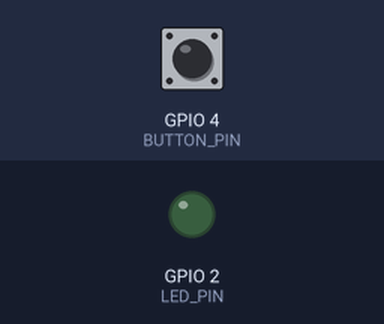
A sketch run on a simulated ESP32. On the bench: output pins drawn as LEDs (lit = HIGH). The inputs (shaded band) are chosen by the test bench; at power-on: GPIO 4 (BUTTON_PIN) HIGH. What the sketch prints to the serial monitor is not drawn.

Above: at 2.2 s.
2.3 s: GPIO 4 (BUTTON_PIN) pulled LOW for 0.15 s
At 3.2 s:
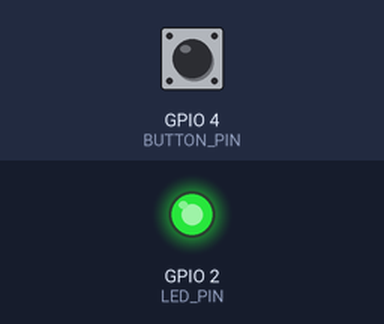
3.9 s: GPIO 4 (BUTTON_PIN) pulled LOW for 1 s
At 4.4 s:
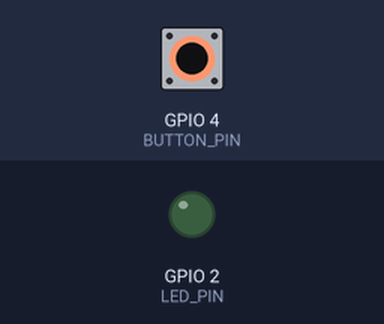
6.4 s: GPIO 4 (BUTTON_PIN) pulled LOW for 3.2 s
At 7.5 s:
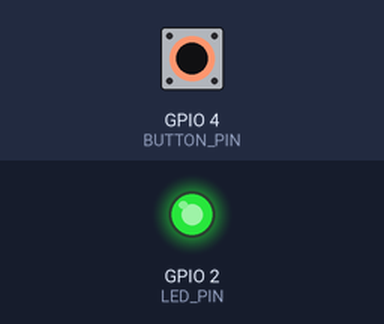
Timing chart, 0 to 9.4 s (numbered marks = the images above; inputs shaded):
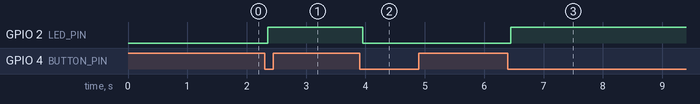

Measured:
- after the input at 2.3 s, GPIO 2 (LED_PIN): LOW → HIGH after 0.05 s
- after the input at 3.9 s, GPIO 2 (LED_PIN): HIGH → LOW after 0.05 s
- after the input at 6.4 s, GPIO 2 (LED_PIN): LOW → HIGH after 0.05 s

The sketch:

sketch.ino
```cpp
/*
 * LESSON 19: Cross-Platform Comparison — Same Task, Four Ways
 * Board: ESP32 DevKit C V4 (runs here, but explained for all platforms)
 *
 * ============================================================
 * THE TASK: Button → Debounce → Toggle LED → Print Count
 * ============================================================
 *
 * Simple enough to implement on any MCU, complex enough to reveal
 * how each platform approaches the same fundamental operations:
 *   1. Configure GPIO (input + output)
 *   2. Debounce a button
 *   3. Toggle an LED
 *   4. Count presses and print via serial
 *
 * This code RUNS on ESP32. Comments show exactly how you'd do it
 * on STM32, AVR, and RP2040 (Pico).
 *
 * ============================================================
 * PLATFORM OVERVIEW
 * ============================================================
 *
 * Feature         | AVR (Uno)      | ESP32           | STM32 (C031C6)  | RP2040 (Pico)
 * ────────────────|────────────────|─────────────────|─────────────────|──────────────
 * Architecture    | 8-bit AVR      | 32-bit Xtensa   | 32-bit Cortex-M | 32-bit Cortex-M
 * Clock           | 16MHz          | 240MHz          | 48MHz           | 125MHz
 * Flash           | 32KB           | 4MB (external)  | 32KB            | 2MB (external)
 * RAM             | 2KB            | 520KB           | 12KB            | 264KB
 * Cores           | 1              | 2               | 1               | 2
 * GPIO voltage    | 5V             | 3.3V            | 3.3V (some 5V)  | 3.3V
 * Cost            | ~$3            | ~$3             | ~$2             | ~$0.70
 * WiFi/BT         | No             | Yes             | No              | No (Pico W: yes)
 * ────────────────────────────────────────────────────────────────────
 */

// ═══════════════════════════════════════════════════════════
// PIN DEFINITIONS
// ═══════════════════════════════════════════════════════════

const int LED_PIN    = 2;    // Built-in LED on ESP32 DevKit
const int BUTTON_PIN = 4;    // External button

/*
 * PIN DEFINITIONS ON OTHER PLATFORMS:
 *
 * AVR (Arduino Uno):
 *   const int LED_PIN    = 13;   // PB5, built-in LED
 *   const int BUTTON_PIN = 2;    // PD2 (also INT0 for interrupts)
 *   // Pin numbers map to port/bit: pin 13 = PORTB bit 5
 *   // This mapping is fixed in hardware (no GPIO matrix)
 *
 * STM32 (Nucleo C031C6):
 *   const int LED_PIN    = PA5;  // Built-in LED (D13 equivalent)
 *   const int BUTTON_PIN = PC13; // Built-in user button (active LOW)
 *   // STM32duino uses PAx, PBx, PCx naming
 *   // Under HAL: GPIOA pin 5, GPIOC pin 13
 *
 * RP2040 (Pico):
 *   const int LED_PIN    = 25;   // Built-in LED (GP25)
 *   const int BUTTON_PIN = 15;   // Any GPIO, e.g., GP15
 *   // Pico uses GP0-GP29, simple numbering
 */

// ═══════════════════════════════════════════════════════════
// GLOBAL STATE
// ═══════════════════════════════════════════════════════════

volatile bool ledState = false;
volatile uint32_t pressCount = 0;

// Debounce variables
unsigned long lastDebounceTime = 0;
const unsigned long DEBOUNCE_MS = 50;
bool lastButtonState = HIGH;
bool buttonState = HIGH;

/*
 * VOLATILE KEYWORD — why and when:
 *
 * 'volatile' tells the compiler: "Don't optimise reads/writes to this
 * variable — its value can change outside normal program flow."
 *
 * Required when:
 *   - Variable is modified in an ISR and read in loop()
 *   - Variable is shared between cores (RP2040/ESP32)
 *   - Variable is mapped to a hardware register
 *
 * Without volatile, the compiler might:
 *   - Cache the value in a CPU register and never re-read from RAM
 *   - Reorder reads/writes for "optimisation"
 *   - Eliminate "redundant" reads (it doesn't know the ISR changes it)
 *
 * Platform nuances:
 *   AVR: volatile is sufficient (8-bit, single core, no cache)
 *   ESP32: volatile alone is NOT enough for multi-core!
 *          Use atomic operations or FreeRTOS mutexes.
 *   STM32: volatile works for ISR↔main, but for DMA buffers
 *          you also need cache management on Cortex-M7 (SCB_CleanDCache).
 *   RP2040: volatile works for ISR↔main on same core.
 *           For cross-core: use hardware spinlocks or mutexes.
 */

// ═══════════════════════════════════════════════════════════
// SETUP
// ═══════════════════════════════════════════════════════════

void setup() {
  // ── Serial Initialisation ──
  Serial.begin(115200);
  delay(1000);

  Serial.println("Lesson 19: Cross-Platform Comparison");
  Serial.println("Press the button to toggle the LED");
  Serial.println();

  /*
   * SERIAL INIT ACROSS PLATFORMS:
   *
   * ESP32 (Arduino):
   *   Serial.begin(115200);
   *   // Uses UART0 by default. ESP32 has 3 UARTs.
   *   // Can remap to any pins: Serial.begin(115200, SERIAL_8N1, RX, TX);
   *   // USB CDC also available on ESP32-S2/S3 (native USB)
   *
   * AVR (Arduino Uno):
   *   Serial.begin(115200);
   *   // Uses UART0 (pins 0/1). Only 1 UART on ATmega328P.
   *   // 115200 at 16MHz has 2.1% baud rate error (acceptable).
   *   // Max practical: ~1Mbps. No DMA — every byte causes an interrupt.
   *
   * STM32 (STM32duino):
   *   Serial.begin(115200);
   *   // On Nucleo: Serial = USB CDC (virtual COM via ST-Link)
   *   // Serial1, Serial2 = USART1, USART2 on real pins
   *   // STM32 UART has DMA support — can send/receive without CPU
   *
   *   // HAL version:
   *   // UART_HandleTypeDef huart2;
   *   // huart2.Instance = USART2;
   *   // huart2.Init.BaudRate = 115200;
   *   // huart2.Init.WordLength = UART_WORDLENGTH_8B;
   *   // huart2.Init.StopBits = UART_STOPBITS_1;
   *   // huart2.Init.Parity = UART_PARITY_NONE;
   *   // HAL_UART_Init(&huart2);
   *   // DON'T FORGET: enable USART2 clock first!
   *   // __HAL_RCC_USART2_CLK_ENABLE();
   *
   * RP2040 (Arduino-Pico):
   *   Serial.begin(115200);
   *   // Serial = USB CDC (native USB on RP2040)
   *   // Serial1 = UART0 (GP0=TX, GP1=RX)
   *   // Serial2 = UART1 (GP4=TX, GP5=RX)
   *   // Or use PIO for unlimited extra UARTs!
   */

  // ── GPIO Configuration ──
  pinMode(LED_PIN, OUTPUT);
  pinMode(BUTTON_PIN, INPUT_PULLUP);

  /*
   * GPIO CONFIG ACROSS PLATFORMS:
   *
   * ════════════════════════════════════════
   * ESP32 (Arduino):
   * ════════════════════════════════════════
   *   pinMode(LED_PIN, OUTPUT);
   *   pinMode(BUTTON_PIN, INPUT_PULLUP);
   *   // ESP32 has internal pull-up AND pull-down on most pins
   *   // GPIO matrix: any peripheral can be routed to (almost) any pin
   *   // Strapping pins (GPIO0, 2, 5, 12, 15) affect boot — be careful!
   *
   *   // Register level:
   *   // GPIO_ENABLE_REG |= (1 << LED_PIN);       // Enable output
   *   // GPIO_OUT_W1TS_REG = (1 << LED_PIN);       // Set HIGH (atomic)
   *   // GPIO_OUT_W1TC_REG = (1 << LED_PIN);       // Set LOW (atomic)
   *   // REG_SET_BIT(GPIO_PIN_REG(pin), FUN_PU);  // Enable pull-up
   *
   * ════════════════════════════════════════
   * AVR (Arduino Uno):
   * ════════════════════════════════════════
   *   pinMode(LED_PIN, OUTPUT);     // DDRB |= (1 << PB5);
   *   pinMode(BUTTON_PIN, INPUT_PULLUP);
   *   // INPUT_PULLUP: DDRD &= ~(1 << PD2); PORTD |= (1 << PD2);
   *   // AVR pull-up: write 1 to PORT when DDR is input
   *   // No pull-DOWN on AVR! External resistor needed.
   *   // No slew rate control, no drive strength selection.
   *   // All pins are 5V tolerant (it IS 5V logic).
   *
   * ════════════════════════════════════════
   * STM32 (HAL):
   * ════════════════════════════════════════
   *   // MUST enable clock first!
   *   __HAL_RCC_GPIOA_CLK_ENABLE();
   *   __HAL_RCC_GPIOC_CLK_ENABLE();
   *
   *   GPIO_InitTypeDef gpio = {0};
   *
   *   // LED output
   *   gpio.Pin = GPIO_PIN_5;
   *   gpio.Mode = GPIO_MODE_OUTPUT_PP;  // Push-pull
   *   gpio.Pull = GPIO_NOPULL;
   *   gpio.Speed = GPIO_SPEED_FREQ_LOW;
   *   HAL_GPIO_Init(GPIOA, &gpio);
   *
   *   // Button input with pull-up
   *   gpio.Pin = GPIO_PIN_13;
   *   gpio.Mode = GPIO_MODE_INPUT;
   *   gpio.Pull = GPIO_PULLUP;
   *   HAL_GPIO_Init(GPIOC, &gpio);
   *
   *   // STM32 has: push-pull, open-drain, pull-up, pull-down,
   *   // 4 speed settings, alternate function mux
   *
   * ════════════════════════════════════════
   * RP2040 (Pico SDK):
   * ════════════════════════════════════════
   *   gpio_init(LED_PIN);
   *   gpio_set_dir(LED_PIN, GPIO_OUT);
   *
   *   gpio_init(BUTTON_PIN);
   *   gpio_set_dir(BUTTON_PIN, GPIO_IN);
   *   gpio_pull_up(BUTTON_PIN);
   *
   *   // RP2040 has: pull-up, pull-down, drive strength (2/4/8/12mA),
   *   // slew rate (slow/fast), schmitt trigger (per pin!)
   *   // gpio_set_drive_strength(pin, GPIO_DRIVE_STRENGTH_4MA);
   */

  digitalWrite(LED_PIN, LOW);

  Serial.println("GPIO configured. Ready!");
  Serial.println("──────────────────────────────────");
}

// ═══════════════════════════════════════════════════════════
// MAIN LOOP — DEBOUNCE + TOGGLE + PRINT
// ═══════════════════════════════════════════════════════════

void loop() {
  // ── Read button with debounce ──
  bool reading = digitalRead(BUTTON_PIN);

  if (reading != lastButtonState) {
    lastDebounceTime = millis();
  }

  if ((millis() - lastDebounceTime) > DEBOUNCE_MS) {
    if (reading != buttonState) {
      buttonState = reading;

      // Toggle on press (LOW because INPUT_PULLUP)
      if (buttonState == LOW) {
        ledState = !ledState;
        pressCount++;

        digitalWrite(LED_PIN, ledState ? HIGH : LOW);

        Serial.print("Press #");
        Serial.print(pressCount);
        Serial.print(" — LED is ");
        Serial.println(ledState ? "ON" : "OFF");
      }
    }
  }

  lastButtonState = reading;

  /*
   * ══════════════════════════════════════════════════════════
   * DEBOUNCE STRATEGIES ACROSS PLATFORMS
   * ══════════════════════════════════════════════════════════
   *
   * SOFTWARE DEBOUNCE (used above — works on all platforms):
   *   Simple millis()-based delay. Portable, easy, reliable.
   *   Downside: polling in loop() — can miss short presses if loop is slow.
   *
   * INTERRUPT + DEBOUNCE (better for responsive systems):
   *
   * ESP32:
   *   attachInterrupt(BUTTON_PIN, isr, FALLING);
   *   // ISR runs on the core that called attachInterrupt()
   *   // Use portENTER_CRITICAL() for shared variable access
   *   // Can also use FreeRTOS task notification from ISR:
   *   //   xTaskNotifyFromISR(taskHandle, 0, eNoAction, &woken);
   *
   * AVR:
   *   attachInterrupt(digitalPinToInterrupt(2), isr, FALLING);
   *   // Only pins 2 and 3 support external interrupts on Uno!
   *   // Or use Pin Change Interrupts (PCINT) for any pin
   *   //   PCICR |= (1 << PCIE0);         // Enable PCINT group 0
   *   //   PCMSK0 |= (1 << PCINT0);       // Enable pin
   *   // PCINT fires on ANY change — you must check direction in ISR
   *
   * STM32:
   *   // EXTI (External Interrupt) — any pin can be an interrupt source!
   *   // But only one pin per number across ports (PA0 OR PB0, not both)
   *
   *   // HAL way:
   *   gpio.Mode = GPIO_MODE_IT_FALLING;  // Interrupt on falling edge
   *   HAL_GPIO_Init(GPIOC, &gpio);
   *   HAL_NVIC_SetPriority(EXTI4_15_IRQn, 0, 0);
   *   HAL_NVIC_EnableIRQ(EXTI4_15_IRQn);
   *   // Then implement: void HAL_GPIO_EXTI_Callback(uint16_t pin)
   *
   *   // STM32duino way:
   *   attachInterrupt(PC13, isr, FALLING);  // Same as Arduino API
   *
   * RP2040:
   *   attachInterrupt(BUTTON_PIN, isr, FALLING);
   *   // Interrupt fires on the core that set it up!
   *   // All GPIO interrupts share one IRQ (IO_IRQ_BANK0)
   *   // The framework dispatches to the correct handler
   *
   *   // Pico SDK way:
   *   gpio_set_irq_enabled_with_callback(pin, GPIO_IRQ_EDGE_FALL, true, &callback);
   *
   * HARDWARE DEBOUNCE (best for noisy environments):
   *   RC filter: 10kΩ resistor + 100nF capacitor on the button line
   *   Time constant = R × C = 10kΩ × 100nF = 1ms
   *   Schmitt trigger input cleans up the signal further
   *   RP2040 has per-pin Schmitt trigger enable!
   *   STM32 inputs are always Schmitt-triggered.
   *   AVR inputs have Schmitt triggers too.
   *
   * ══════════════════════════════════════════════════════════
   * TIMING FUNCTIONS
   * ══════════════════════════════════════════════════════════
   *
   * millis() / micros() — available on all Arduino platforms, but
   * implemented differently:
   *
   * AVR: Timer0 overflow interrupt, incrementing a counter.
   *      Resolution: 1ms (millis), 4µs (micros).
   *      millis() wraps at ~49.7 days (32-bit unsigned).
   *
   * ESP32: Uses the FreeRTOS tick counter or esp_timer (64-bit, µs).
   *        esp_timer_get_time() gives microseconds since boot.
   *        Higher resolution than AVR.
   *
   * STM32: SysTick timer (24-bit down-counter, fires every 1ms).
   *        HAL_GetTick() returns ms since boot.
   *        For µs: use DWT cycle counter or a hardware timer.
   *        DWT->CYCCNT / (SystemCoreClock / 1000000) = µs
   *
   * RP2040: Uses the 64-bit hardware timer (1µs resolution).
   *         time_us_64() in Pico SDK — won't overflow for 584,942 years!
   *         Best timer of the lot.
   *
   * ══════════════════════════════════════════════════════════
   * MEMORY MODEL DIFFERENCES
   * ══════════════════════════════════════════════════════════
   *
   * AVR:
   *   - Harvard architecture: separate program (Flash) and data (SRAM) buses
   *   - Strings in code go to Flash AND RAM unless you use PROGMEM/F()
   *   - Serial.println(F("text")) keeps string in Flash only — saves RAM!
   *   - Only 2KB RAM — every byte matters
   *
   * ESP32:
   *   - Modified Harvard with unified address space
   *   - Code runs from external SPI Flash via cache (XIP)
   *   - IRAM_ATTR: put function in internal RAM (required for ISRs!)
   *   - DRAM_ATTR: put data in internal RAM
   *   - PSRAM: some boards have 4-8MB external RAM
   *
   * STM32:
   *   - Modified Harvard (Cortex-M)
   *   - Code in internal Flash (fast, no external SPI needed)
   *   - Data in SRAM (12KB on C031C6, up to 1MB on H7!)
   *   - CCM RAM on some families (tightly coupled, fastest)
   *   - Flash latency: may need wait states at high clock speeds
   *     (C031C6 at 48MHz: 1 wait state for Flash access)
   *
   * RP2040:
   *   - Code in external QSPI Flash via XIP cache (like ESP32)
   *   - 264KB SRAM in 6 banks (striped for dual-core access)
   *   - Can copy functions to RAM: __not_in_flash_func(myFunc)
   *   - No Flash wait states (XIP cache handles it)
   *
   * ══════════════════════════════════════════════════════════
   * CLOCK SETUP DIFFERENCES
   * ══════════════════════════════════════════════════════════
   *
   * AVR: No setup needed. ATmega328P runs at 16MHz from external
   *       crystal. Fuse bits set clock source at programming time.
   *       Can prescale: CLKPR register (divide by 1/2/4/8/16/32/64/128/256)
   *
   * ESP32: Configured by the framework/bootloader.
   *        setCpuFrequencyMhz(80/160/240) to change at runtime.
   *        Lower clock = less power but slower WiFi/BT.
   *
   * STM32: Most complex! RCC (Reset & Clock Control) configures:
   *        - Clock source (HSI, HSE, PLL)
   *        - PLL multiplier/divider
   *        - AHB/APB bus prescalers
   *        - Flash wait states (must match clock speed!)
   *        SystemClock_Config() is typically 50+ lines of HAL code.
   *        CubeMX generates this — don't write it by hand.
   *
   * RP2040: Simpler than STM32. Boot from 12MHz crystal, PLL to 125MHz.
   *         set_sys_clock_khz(133000, true) to change.
   *         Can overclock to 250MHz+ (no guarantees though).
   */
}

/*
 * ══════════════════════════════════════════════════════════
 * FINAL SUMMARY: CHOOSING A PLATFORM
 * ══════════════════════════════════════════════════════════
 *
 * Choose AVR when:
 *   - Learning the fundamentals (simplest architecture)
 *   - 5V logic is needed
 *   - Very low power sleep (ATmega328PB: ~0.1µA in power-down)
 *   - Massive community, libraries, tutorials
 *   - Simple projects with few peripherals
 *
 * Choose ESP32 when:
 *   - WiFi or Bluetooth needed
 *   - Lots of RAM/Flash needed
 *   - Rapid prototyping (great Arduino support)
 *   - IoT applications
 *   - Cost-sensitive high-volume (WiFi MCU under $3)
 *
 * Choose STM32 when:
 *   - Professional/commercial product development
 *   - Maximum peripheral flexibility (ADC, DAC, timers, CAN, USB)
 *   - Motor control (advanced timers with dead-time, break)
 *   - Ultra-low-power applications (STM32L series: <100nA shutdown)
 *   - Safety-critical systems (automotive, medical)
 *   - Wide range: 8¢ (STM32C0) to $15 (STM32H7 with 1MB RAM)
 *
 * Choose RP2040 when:
 *   - PIO needed (custom protocols, unusual I/O requirements)
 *   - Dual-core without RTOS complexity
 *   - Cost is paramount ($0.70!)
 *   - USB host/device (native USB)
 *   - Education (well-documented, beginner-friendly)
 *   - Deterministic I/O timing (PIO)
 *
 * No platform is "best" — each has its sweet spot.
 * Understanding all four makes you a versatile embedded developer.
 */
```
